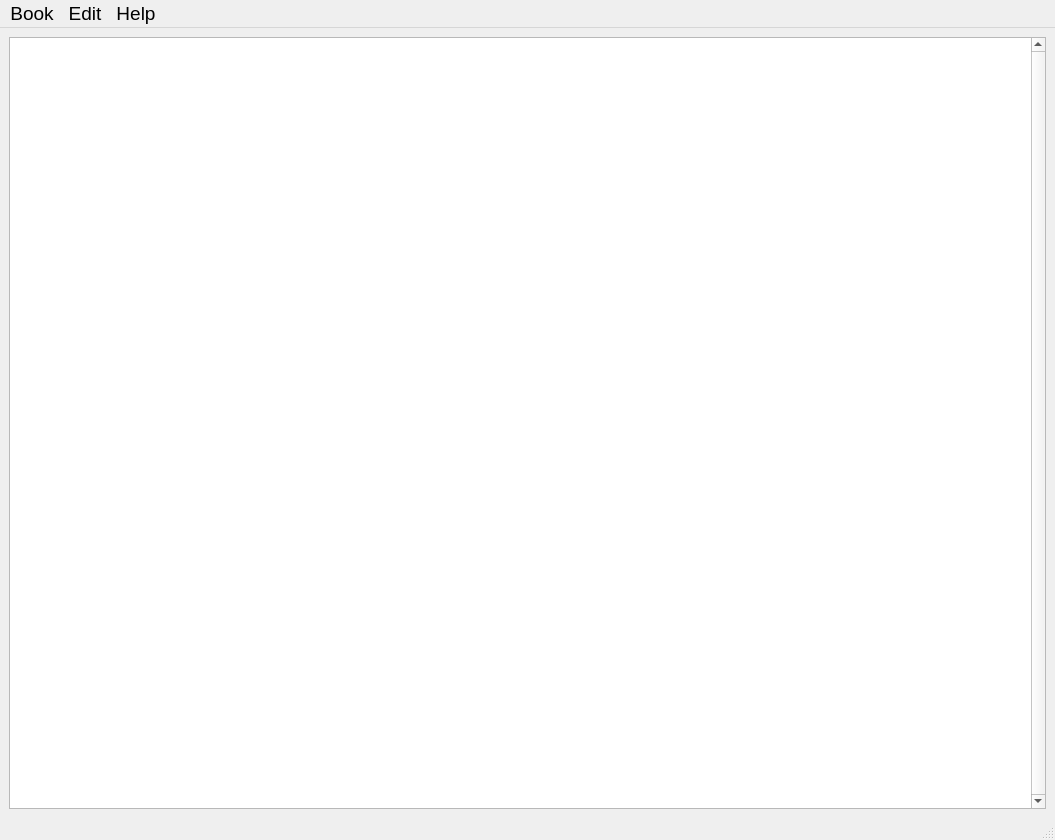
<?xml version="1.0" encoding="UTF-8"?>
<ui version="4.0">
 <class>MainWindow</class>
 <widget class="QMainWindow" name="MainWindow">
  <property name="geometry">
   <rect>
    <x>0</x>
    <y>0</y>
    <width>1055</width>
    <height>840</height>
   </rect>
  </property>
  <property name="sizePolicy">
   <sizepolicy hsizetype="Fixed" vsizetype="Fixed">
    <horstretch>0</horstretch>
    <verstretch>0</verstretch>
   </sizepolicy>
  </property>
  <property name="windowTitle">
   <string>MainWindow</string>
  </property>
  <widget class="QWidget" name="centralwidget">
   <layout class="QGridLayout" name="gridLayout">
    <item row="0" column="1">
     <widget class="QPlainTextEdit" name="plainTextEdit">
      <property name="font">
       <font>
        <pointsize>12</pointsize>
       </font>
      </property>
      <property name="verticalScrollBarPolicy">
       <enum>Qt::ScrollBarAlwaysOn</enum>
      </property>
     </widget>
    </item>
   </layout>
  </widget>
  <widget class="QStatusBar" name="statusbar"/>
  <widget class="QMenuBar" name="menubar">
   <property name="geometry">
    <rect>
     <x>0</x>
     <y>0</y>
     <width>1055</width>
     <height>27</height>
    </rect>
   </property>
   <property name="font">
    <font>
     <pointsize>14</pointsize>
    </font>
   </property>
   <widget class="QMenu" name="menuFile">
    <property name="font">
     <font>
      <pointsize>14</pointsize>
     </font>
    </property>
    <property name="title">
     <string>Book</string>
    </property>
    <addaction name="actionOpen"/>
    <addaction name="actionSave_as"/>
    <addaction name="actionSave"/>
    <addaction name="actionExit"/>
   </widget>
   <widget class="QMenu" name="menuEdit">
    <property name="title">
     <string>Edit</string>
    </property>
    <addaction name="actionFonts"/>
   </widget>
   <widget class="QMenu" name="menuHelp">
    <property name="title">
     <string>Help</string>
    </property>
   </widget>
   <addaction name="menuFile"/>
   <addaction name="menuEdit"/>
   <addaction name="menuHelp"/>
  </widget>
  <action name="actionOpen">
   <property name="text">
    <string>Open</string>
   </property>
   <property name="font">
    <font>
     <pointsize>14</pointsize>
    </font>
   </property>
  </action>
  <action name="actionSave_as">
   <property name="text">
    <string>Save as</string>
   </property>
  </action>
  <action name="actionSave">
   <property name="text">
    <string>Save</string>
   </property>
  </action>
  <action name="actionExit">
   <property name="text">
    <string>Exit</string>
   </property>
  </action>
  <action name="actionFonts">
   <property name="text">
    <string>Fonts</string>
   </property>
   <property name="font">
    <font>
     <pointsize>14</pointsize>
    </font>
   </property>
  </action>
 </widget>
 <resources/>
 <connections/>
</ui>
